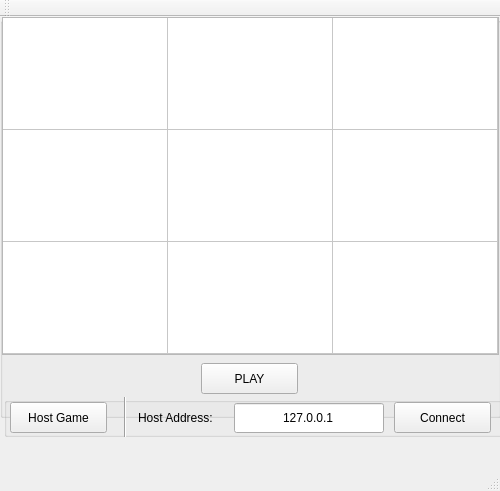
<?xml version="1.0" encoding="UTF-8"?>
<ui version="4.0">
 <class>MainWindow</class>
 <widget class="QMainWindow" name="MainWindow">
  <property name="geometry">
   <rect>
    <x>0</x>
    <y>0</y>
    <width>500</width>
    <height>491</height>
   </rect>
  </property>
  <property name="windowTitle">
   <string>MainWindow</string>
  </property>
  <widget class="QWidget" name="centralWidget">
   <widget class="QGroupBox" name="gameBox">
    <property name="geometry">
     <rect>
      <x>0</x>
      <y>0</y>
      <width>501</width>
      <height>401</height>
     </rect>
    </property>
    <property name="title">
     <string/>
    </property>
    <widget class="QTableWidget" name="tableWidget">
     <property name="geometry">
      <rect>
       <x>2</x>
       <y>0</y>
       <width>497</width>
       <height>338</height>
      </rect>
     </property>
     <property name="frameShadow">
      <enum>QFrame::Plain</enum>
     </property>
     <property name="rowCount">
      <number>3</number>
     </property>
     <property name="columnCount">
      <number>3</number>
     </property>
     <attribute name="horizontalHeaderVisible">
      <bool>false</bool>
     </attribute>
     <attribute name="horizontalHeaderDefaultSectionSize">
      <number>165</number>
     </attribute>
     <attribute name="verticalHeaderVisible">
      <bool>false</bool>
     </attribute>
     <attribute name="verticalHeaderDefaultSectionSize">
      <number>112</number>
     </attribute>
     <row/>
     <row/>
     <row/>
     <column/>
     <column/>
     <column/>
    </widget>
    <widget class="QPushButton" name="playButton">
     <property name="geometry">
      <rect>
       <x>201</x>
       <y>346</y>
       <width>97</width>
       <height>31</height>
      </rect>
     </property>
     <property name="text">
      <string>PLAY</string>
     </property>
    </widget>
   </widget>
   <widget class="QGroupBox" name="connectBox">
    <property name="geometry">
     <rect>
      <x>4</x>
      <y>380</y>
      <width>501</width>
      <height>40</height>
     </rect>
    </property>
    <property name="title">
     <string/>
    </property>
    <widget class="QPushButton" name="serverButton">
     <property name="geometry">
      <rect>
       <x>6</x>
       <y>5</y>
       <width>97</width>
       <height>31</height>
      </rect>
     </property>
     <property name="text">
      <string>Host Game</string>
     </property>
    </widget>
    <widget class="Line" name="line">
     <property name="geometry">
      <rect>
       <x>120</x>
       <y>-10</y>
       <width>3</width>
       <height>61</height>
      </rect>
     </property>
     <property name="orientation">
      <enum>Qt::Vertical</enum>
     </property>
    </widget>
    <widget class="QLineEdit" name="ipEdit">
     <property name="geometry">
      <rect>
       <x>230</x>
       <y>6</y>
       <width>150</width>
       <height>30</height>
      </rect>
     </property>
     <property name="text">
      <string>127.0.0.1</string>
     </property>
     <property name="alignment">
      <set>Qt::AlignCenter</set>
     </property>
    </widget>
    <widget class="QPushButton" name="clientButton">
     <property name="geometry">
      <rect>
       <x>390</x>
       <y>5</y>
       <width>97</width>
       <height>31</height>
      </rect>
     </property>
     <property name="text">
      <string>Connect</string>
     </property>
    </widget>
    <widget class="QLabel" name="label">
     <property name="geometry">
      <rect>
       <x>134</x>
       <y>6</y>
       <width>100</width>
       <height>30</height>
      </rect>
     </property>
     <property name="text">
      <string>Host Address:</string>
     </property>
    </widget>
   </widget>
  </widget>
  <widget class="QMenuBar" name="menuBar">
   <property name="geometry">
    <rect>
     <x>0</x>
     <y>0</y>
     <width>500</width>
     <height>27</height>
    </rect>
   </property>
  </widget>
  <widget class="QToolBar" name="mainToolBar">
   <attribute name="toolBarArea">
    <enum>TopToolBarArea</enum>
   </attribute>
   <attribute name="toolBarBreak">
    <bool>false</bool>
   </attribute>
  </widget>
  <widget class="QStatusBar" name="statusBar">
   <property name="sizePolicy">
    <sizepolicy hsizetype="Preferred" vsizetype="Preferred">
     <horstretch>0</horstretch>
     <verstretch>0</verstretch>
    </sizepolicy>
   </property>
  </widget>
 </widget>
 <layoutdefault spacing="6" margin="11"/>
 <resources/>
 <connections/>
</ui>
